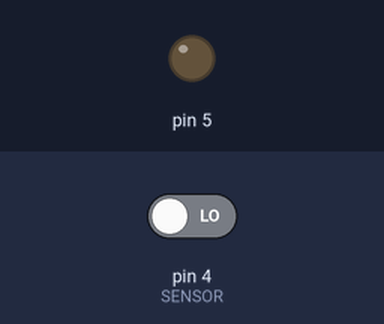
Simulated run of this sketch. Board: Arduino Uno, built with avr-gcc and run on an emulated ATmega328P. Shown: output pins drawn as LEDs (lit = HIGH). The test bench sets the inputs (shaded band); at power-on: pin 4 (SENSOR) LOW.

Above: at 1.2 s.
1.3 s: pin 4 (SENSOR) driven HIGH
At 4.1 s:
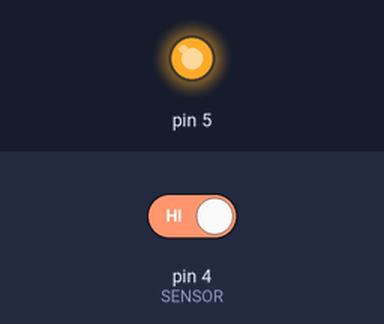
Timing chart, 0 to 5.6 s (numbered marks = the images above; inputs shaded):
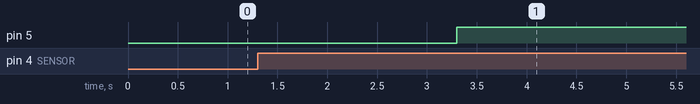

The sketch:

Pintu_Walet.ino
```cpp
#include <avr/wdt.h>
#define SENSOR 4

const unsigned long i = 1800L * 1000;
unsigned long prevMillis = 0;
bool tutup = false;

void wdtOn() {
  MCUSR &= ~(1 << WDRF);
  MCUSR = MCUSR & B11110111;
  WDTCSR = WDTCSR | B00011000;
  WDTCSR = (1 << WDP3);
  WDTCSR = WDTCSR | B01000000;
  MCUSR = MCUSR & B11110111;
}

void setup() {
  // put your setup code here, to run once:
  //Serial.begin(9600);
  pinMode(SENSOR, INPUT);
  pinMode(5, OUTPUT);
  digitalWrite(5, LOW);
  MCUSR &= ~(1 << WDRF);
  wdtOn();
  //Serial.print("reset");
}

void loop() {
  // put your main code here, to run repeatedly:
  //Serial.println(digitalRead(4));
  wdt_reset();
  if (tutup == false) {
    if (digitalRead(SENSOR)) {
      //Serial.println("baca");
      prevMillis = millis();
      while (millis() - prevMillis <= 2000) {
        wdt_reset();
      }
      if (digitalRead(SENSOR)) {
        wdt_reset();
        tutup = true;
        digitalWrite(5, HIGH);
        //Serial.println("tutup");
        prevMillis = millis();
      }
    }
  }
  else {
    if (millis() - prevMillis >= i) {
      prevMillis = millis();
      //Serial.println("buka");
      digitalWrite(5, LOW);
      tutup = false;
      delay(1000);
    }
  }
}
```

Measured:
- after the input at 1.3 s, pin 5: LOW → HIGH after 2.0 s
